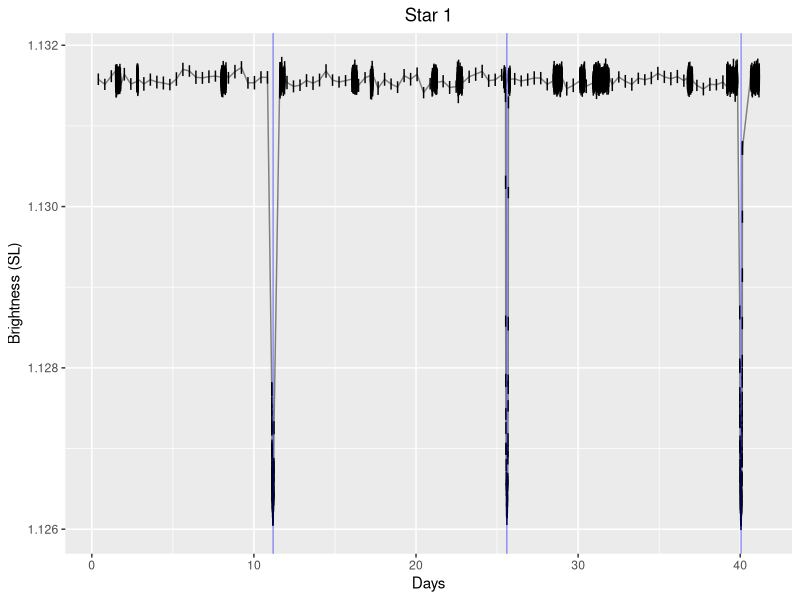
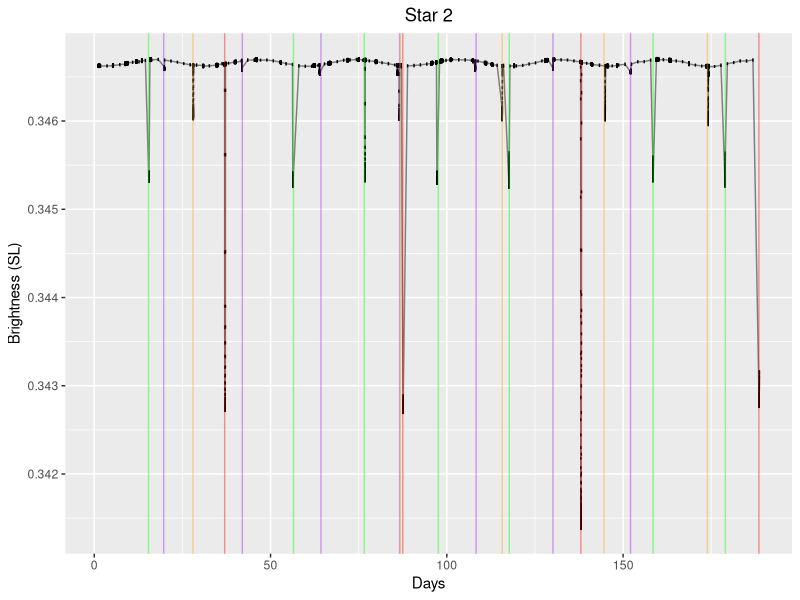
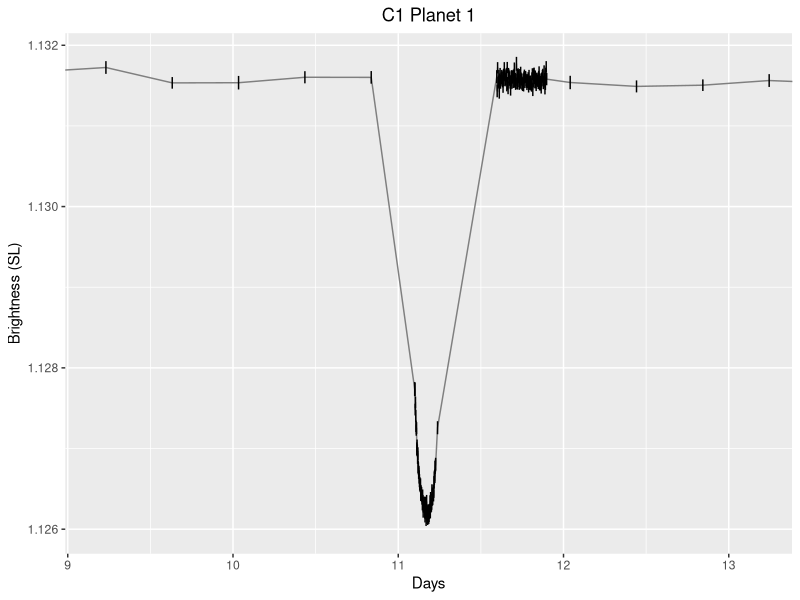
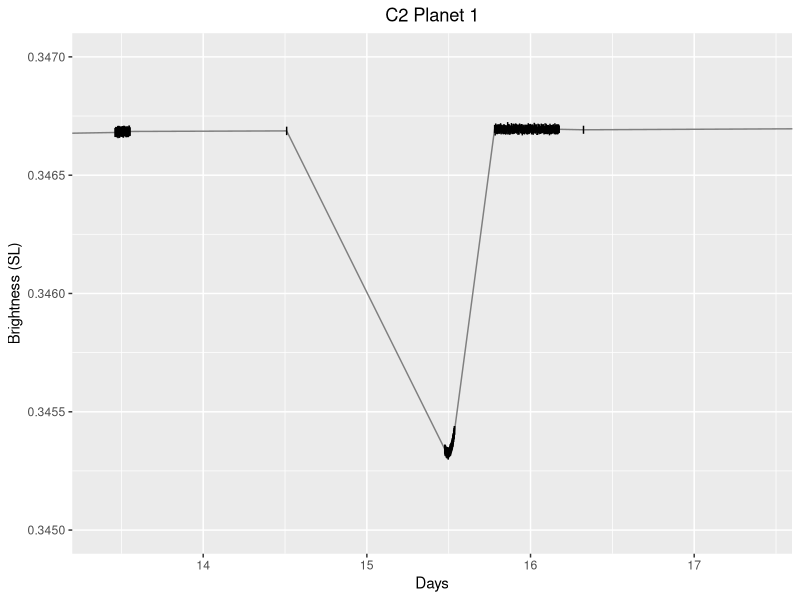
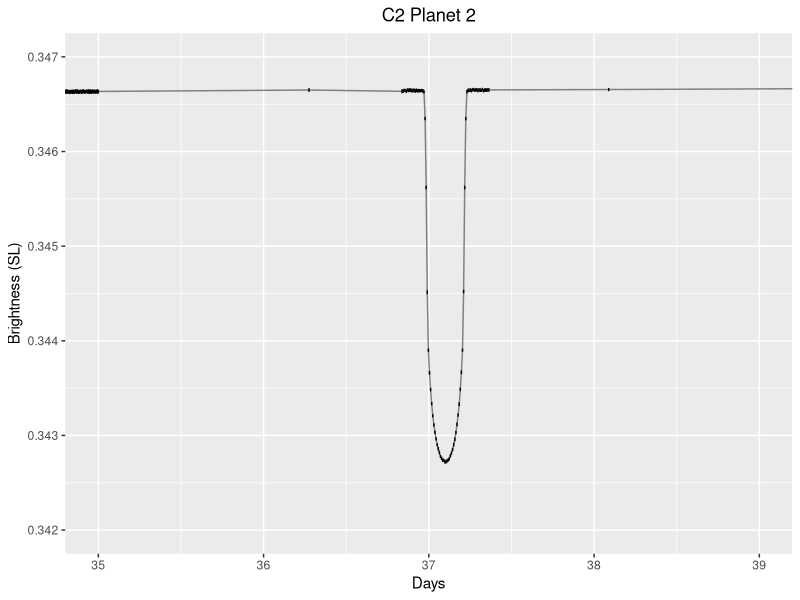
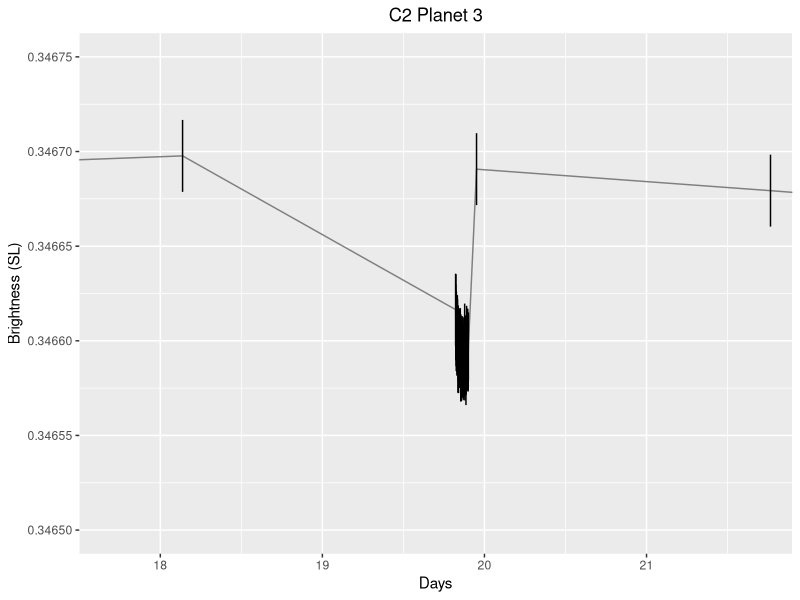

Source code (R) for these figures, in order: (Note: this script raises an error after producing the figures.)
## ---- chunk 1
knitr::opts_chunk$set(echo = TRUE)
library(ggplot2) # install.packages("ggplot2")
library(knitr) # install.packages("knitr")
library(here)
## ---- chunk 2
# read in the data and do some cleaning of variable names
c1 <- read.csv("haqbila1_c1.csv")
colnames(c1) <- c("Days", "Brightness", "Uncertainty", "X", 
                  "Star Mass (solar masses)", 1.031)
c2 <- read.csv("haqbila1_c2.csv")
colnames(c2) <- c("Days", "Brightness", "Uncertainty", "X", 
                  "Star Mass (solar masses)", 0.767)
## ---- chunk 3
star1 <- ggplot(data=c1, aes(x=Days, y=Brightness)) + 
  geom_line(aes(color="Star 1")) +
  geom_errorbar(aes(ymin=Brightness-Uncertainty, ymax=Brightness+Uncertainty)) +
  labs(x="Days", y="Brightness (SL)", title="Star 1") + 
  scale_color_manual(values = c("C1 Planet 1" = "blue")) +
  theme(legend.position="none")
star1 + 
  geom_vline(xintercept = 11.185, color="blue", alpha=0.4) +
  geom_vline(xintercept = 25.6, color="blue", alpha=0.4) +
  geom_vline(xintercept = 40.05, color="blue", alpha=0.4) +
  theme(legend.position=c(0.5, 0.1), 
        legend.title = element_blank(),
        legend.background = element_rect(colour = 'black', 
                                         fill = 'white', 
                                         linetype='solid'),
        plot.title=element_text(hjust=0.5))

star2 <- ggplot(data=c2, aes(x=Days, y=Brightness)) + 
  geom_line(aes(color="Star 1")) +
  geom_errorbar(aes(ymin=Brightness-Uncertainty, ymax=Brightness+Uncertainty)) +
  labs(x="Days", y="Brightness (SL)", title="Star 2") + 
  scale_color_manual(values = c("C2 Planet 1" = "green", 
                                "C2 Planet 2" = "red",
                                "C2 Planet 3" = "purple",
                                "C2 Planet 4" = "orange")) +
  theme(legend.position="none")

star2 +
  geom_vline(xintercept = 15.4, color="green", alpha=0.4) +
  geom_vline(xintercept = 56.5, color="green", alpha=0.4) +
  geom_vline(xintercept = 76.6, color="green", alpha=0.4) +
  geom_vline(xintercept = 97.6, color="green", alpha=0.4) +
  geom_vline(xintercept = 117.7, color="green", alpha=0.4) +
  geom_vline(xintercept = 158.5, color="green", alpha=0.4) +
  geom_vline(xintercept = 179, color="green", alpha=0.4) +
  geom_vline(xintercept = 19.7, color="purple", alpha=0.4) +
  geom_vline(xintercept = 42, color="purple", alpha=0.4) +
  geom_vline(xintercept = 64.3, color="purple", alpha=0.4) +
  geom_vline(xintercept = 86.6, color="purple", alpha=0.4) +
  geom_vline(xintercept = 108.3, color="purple", alpha=0.4) +
  geom_vline(xintercept = 130.1, color="purple", alpha=0.4) +
  geom_vline(xintercept = 152.1, color="purple", alpha=0.4) +
  geom_vline(xintercept = 37, color="red", alpha=0.4) +
  geom_vline(xintercept = 87.5, color="red", alpha=0.4) +
  geom_vline(xintercept = 138, color="red", alpha=0.4) +
  geom_vline(xintercept = 188.5, color="red", alpha=0.4) +
  geom_vline(xintercept = 28, color="orange", alpha=0.4) +
  geom_vline(xintercept = 86.8, color="orange", alpha=0.4) +
  geom_vline(xintercept = 115.7, color="orange", alpha=0.4) +
  geom_vline(xintercept = 144.6, color="orange", alpha=0.4) +
  geom_vline(xintercept = 173.9, color="orange", alpha=0.4) +
  theme(legend.position=c(0.59, 0.18), 
        legend.title = element_blank(),
        legend.background = element_rect(colour = 'black', 
                                         fill = 'white', 
                                         linetype='solid'),
        plot.title=element_text(hjust=0.5))
## ---- chunk 4
star1 +
  coord_cartesian(xlim = c(11.185-2, 11.185+2)) +
  labs(title="C1 Planet 1") +
  theme(plot.title=element_text(hjust=0.5))

star2 +
  coord_cartesian(xlim = c(15.4-2, 15.4+2), ylim = c(0.345, 0.347)) +
  labs(title="C2 Planet 1") +
  theme(plot.title=element_text(hjust=0.5))

star2 +
  coord_cartesian(xlim = c(37-2, 37+2), ylim = c(0.342, 0.347)) +
  labs(title="C2 Planet 2") +
  theme(plot.title=element_text(hjust=0.5))

star2 +
  coord_cartesian(xlim = c(19.7-2, 19.7+2), ylim=c(0.3465, 0.34675)) +
  labs(title="C2 Planet 3") +
  theme(plot.title=element_text(hjust=0.5))
## ---- chunk 5
planet <- c("C1 Planet 1", "C2 Planet 1", "C2 Planet 2", 
          "C2 Planet 3")
period <- c(14.4, 20.5, 50.5, 22.3)

radius <- c(0.0058195, 0.02902337, 0.04898789, 0.02902337)

type <- c("Terrestrial", "Terrestrial", "Terrestrial", "Terrestrial")

df <- data.frame(planet, period, radius, type)
colnames(df) <- c("Light Curve & Planet", "Orbital Period (years)", 
                  "Planetary Radius (Earth radii)", "Planet Type")

kable(df)
## ---- chunk 6
include_graphics(here::here("planet-radius-period.png"))
